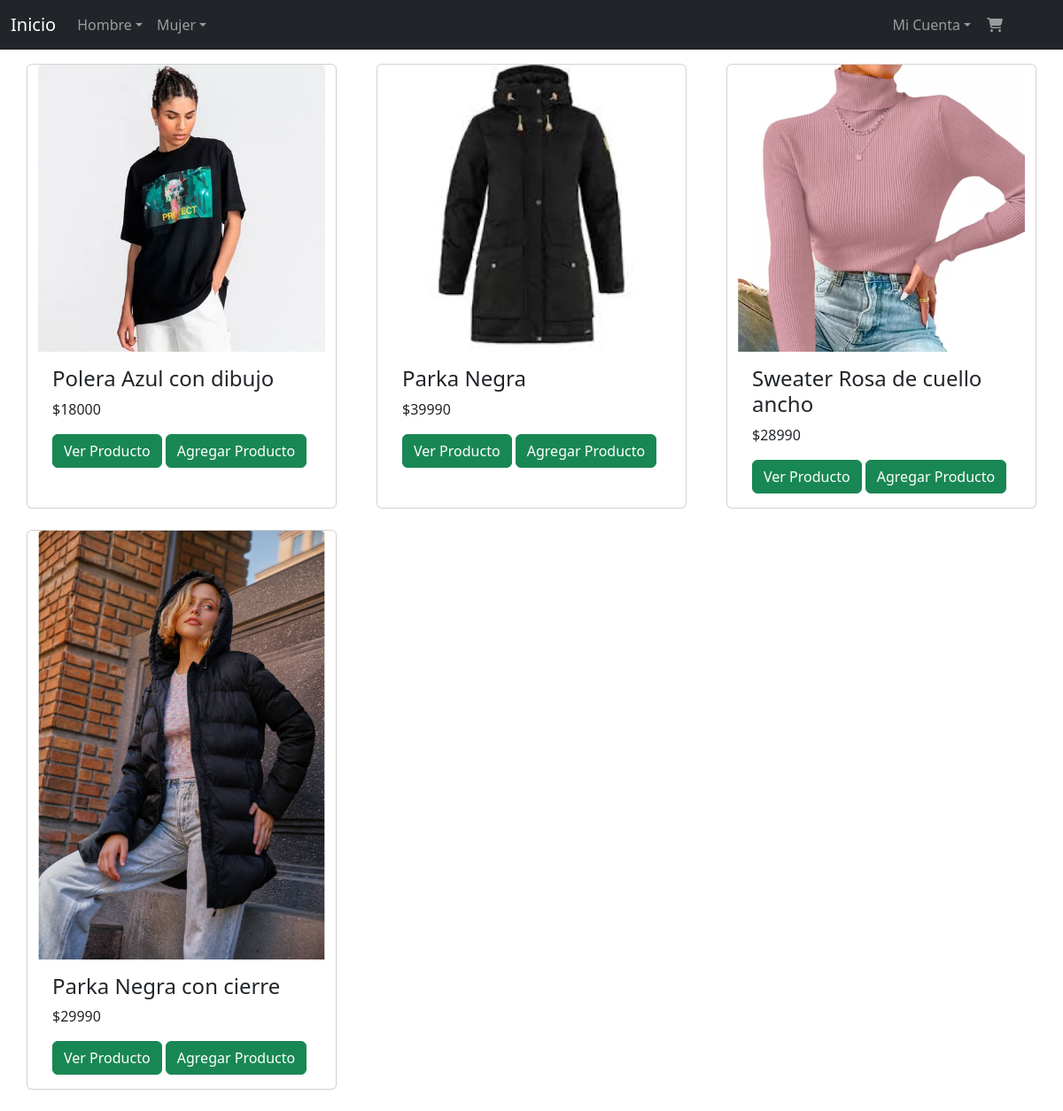
The page /productosmujer on the database its author committed.
### aplicacion/models.py (models this page shows, shortened)
class Producto(models.Model):
    nombre=models.CharField(max_length=50)
    marca=models.ForeignKey(Marca, on_delete=models.PROTECT, null=True)
    categoria=models.ForeignKey(Categoria, on_delete=models.PROTECT, null=True)
    descripcion=models.TextField(max_length=300)
    precio=models.IntegerField()
    stock=models.IntegerField(validators=[MinValueValidator(0)])
    genero=models.CharField(null=True, max_length=1, choices=genero_choices)
    imagen=models.ImageField(upload_to="productos")

class Categoria(models.Model):
    id=models.IntegerField(primary_key=True, validators=[MinValueValidator(1)])
    nombre=models.CharField(max_length=50)
    def __str__(self):
        return self.nombre

### aplicacion/views.py (the view)
# urls.py: path('productosmujer' , productos_mujer, name="productosmujer"),
def productos_mujer(request):
    productos= Producto.objects.filter(genero="F")
    contexto={
        'productos': productos
    }
    return render(request, 'aplicacion/producto_mujer/productos_mujer.html', contexto)

### carro/context_processor.py (called while the page is built)
def importe_total_carro(request):
    total = 0
    if request.user.is_authenticated:
        carro = request.session.get("carro", {})
        for key, value in carro.items():
            precio = float(value.get("precio", 0))
            total += precio
    return {"importe_total_carro": total}

### aplicacion/templates/aplicacion/producto_mujer/productos_mujer.html
{% extends 'aplicacion/base.html' %}
{% load static %}
{% block contenido %}
<div class="mt-3">
<div class="row d-flex justify-content-between">
{% for p in productos %}
<div class="col-4 card mb-4 " style="width:350px">
    <img class="card-img-top" src="{{ p.imagen.url }}" alt="Card image">
    <div class="card-body">
        <h4 class="card-title">{{ p.categoria }} {{ p.nombre }}</h4>
        <p class="card-text">${{p.precio }}</p>
        <a href="{% url 'verproducto' p.id %}" class="btn btn-success">Ver Producto</a>
        <a href="{% url 'carro:agregar' p.id %}" class="btn btn-success">Agregar Producto</a>
    </div>
</div>
{% endfor %}
</div>
</div>
{% endblock contenido %}

### rows shown on the page
Producto: imagen (picture), categoria "Polera", nombre "Azul con dibujo", precio "18000"
Producto: imagen (picture), categoria "Parka", nombre "Negra", precio "39990"
Producto: imagen (picture), categoria "Sweater", nombre "Rosa de cuello ancho", precio "28990"
Producto: imagen (picture), categoria "Parka", nombre "Negra con cierre", precio "29990"
